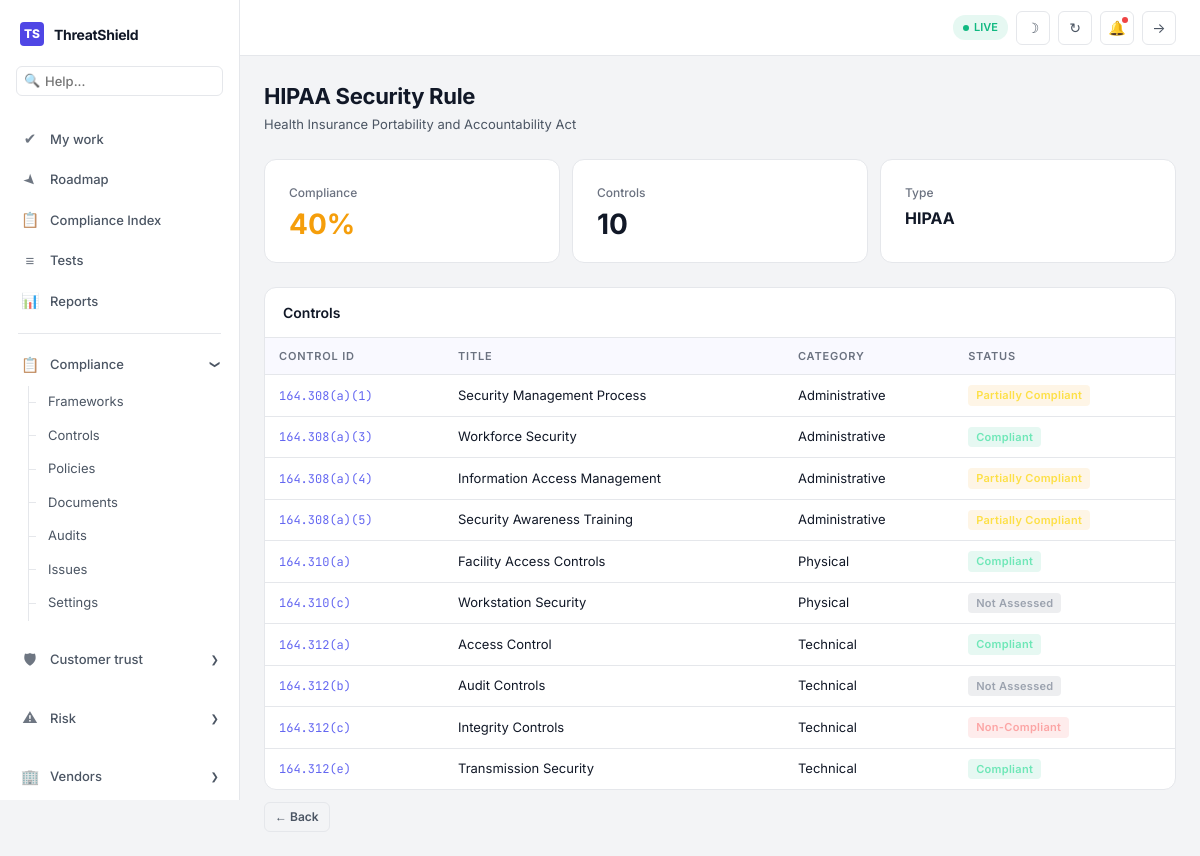
The app's page /compliance/5/ (signed in) with its own data.
### compliance/models.py (models this page shows, shortened)
class ComplianceFramework(models.Model):
    FRAMEWORK_TYPES = [
        ('ISO27001', 'ISO 27001'),
        ('GDPR', 'GDPR'),
        ('DPDP', 'DPDP Act (India)'),
        ('SOC2', 'SOC 2'),
        ('HIPAA', 'HIPAA'),
        ('PCIDSS', 'PCI DSS'),
        ('RBI', 'RBI Guidelines'),
        ('NPCI', 'NPCI Standards'),
        ('UIDAI', 'UIDAI/Aadhaar'),
        ('SEBI', 'SEBI Regulations'),
        ('IRDAI', 'IRDAI Guidelines'),
    ]
    name = models.CharField(max_length=200)
    framework_type = models.CharField(max_length=20, choices=FRAMEWORK_TYPES)
    description = models.TextField()
    version = models.CharField(max_length=50, blank=True)
    is_active = models.BooleanField(default=True)
    created_at = models.DateTimeField(auto_now_add=True)
    class Meta:
        ordering = ['name']
    @property
    def compliance_percentage(self):
        total = self.controls.count()
        if total == 0:
            return 0
        compliant = self.controls.filter(status='compliant').count()
        return round((compliant / total) * 100)

class ComplianceControl(models.Model):
    STATUS_CHOICES = [
        ('compliant', 'Compliant'),
        ('non_compliant', 'Non-Compliant'),
        ('partial', 'Partially Compliant'),
        ('not_assessed', 'Not Assessed'),
    ]
    framework = models.ForeignKey(ComplianceFramework, on_delete=models.CASCADE, related_name='controls')
    control_id = models.CharField(max_length=50)
    title = models.CharField(max_length=300)
    description = models.TextField()
    category = models.CharField(max_length=200, blank=True)
    status = models.CharField(max_length=15, choices=STATUS_CHOICES, default='not_assessed')
    mandatory = models.BooleanField(default=True)
    compliance_body = models.CharField(max_length=200, blank=True)
    evidence = models.TextField(blank=True)
    last_audit_date = models.DateTimeField(null=True, blank=True)
    next_audit_date = models.DateTimeField(null=True, blank=True)
    auditor_notes = models.TextField(blank=True)
    created_at = models.DateTimeField(auto_now_add=True)
    updated_at = models.DateTimeField(auto_now=True)
    class Meta:
        ordering = ['control_id']

### compliance/views.py (the view)
# urls.py: path('<int:pk>/', views.framework_detail, name='framework_detail'),
@login_required
def framework_detail(request, pk):
    framework = get_object_or_404(ComplianceFramework, pk=pk)
    controls = framework.controls.all()
    audits = framework.audits.all()[:5]
    context = {
        'framework': framework,
        'controls': controls,
        'audits': audits,
        'compliance_pct': framework.compliance_percentage,
    }
    return render(request, 'compliance/framework_detail.html', context)

### core/models.py (called while the page is built)
    @property
    def is_admin(self):
        return self.role == 'super_admin' or self.user.is_superuser

    @property
    def is_auditor(self):
        return self.role == 'auditor'

### templates/compliance/framework_detail.html (shortened to what this page needs)
{% extends 'base.html' %}
{% load humanize %}
{% block content %}
<div class="page-head"><div><h1>{{ framework.name }}</h1><p>{{ framework.description }}</p></div></div>
<div class="stats-row" style="grid-template-columns:repeat(3,1fr);">
    <div class="stat-card"><div class="sc-label">Compliance</div><div class="sc-value" style="color:{% if compliance_pct >= 70 %}var(--success){% elif compliance_pct >= 40 %}var(--warning){% else %}var(--danger){% endif %};">{{ compliance_pct }}%</div></div>
    <div class="stat-card"><div class="sc-label">Controls</div><div class="sc-value">{{ controls.count }}</div></div>
    <div class="stat-card"><div class="sc-label">Type</div><div class="sc-value" style="font-size:16px;">{{ framework.get_framework_type_display }}</div></div>
</div>
<div class="card"><div class="card-head"><h3>Controls</h3></div><div class="card-body no-pad"><div class="tbl-wrap">
    <table class="tbl">
        <thead><tr><th>Control ID</th><th>Title</th><th>Category</th><th>Status</th></tr></thead>
        <tbody>
            {% for c in controls %}
            <tr>
                <td><span class="mono" style="color:var(--brand-secondary);">{{ c.control_id }}</span></td>
                <td>{{ c.title }}</td>
                <td>{{ c.category }}</td>
                <td><span class="badge badge-{{ c.status }}">{{ c.get_status_display }}</span></td>
            </tr>
            {% endfor %}
        </tbody>
    </table>
</div></div></div>
<a href="{% url 'compliance:framework_list' %}" class="btn btn-ghost btn-sm" style="margin-top:12px;">&larr; Back</a>
{% endblock %}

### static/css/style.css (style rules this page uses)
:root { --bg-base: #F3F4F6; --bg-surface: #FFFFFF; --bg-elevated: #F9FAFB; --bg-hover: #F3F4F6; --bg-input: #FFFFFF; --bg-overlay: rgba(0, 0, 0, 0.4); --text-primary: #111827; --text-secondary: #4B5563; --text-tertiary: #6B7280; --text-inverse: #FFFFFF; --brand-primary: #4F46E5; --brand-secondary: #6366F1; --brand-light: #818CF8; --brand-dark: #3730A3; --success: #10B981; --success-light: #D1FAE5; --success-surface: rgba(16, 185, 129, 0.1); --warning: #F59E0B; --warning-light: #FEF3C7; --warning-surface: rgba(245, 158, 11, 0.1); --danger: #EF4444; --danger-light: #FEE2E2; --danger-surface: rgba(239, 68, 68, 0.1); --info: #3B82F6; --info-surface: rgba(59, 130, 246, 0.1); --severity-critical: #DC2626; --severity-high: #EA580C; --severity-medium: #D97706; --severity-low: #16A34A; --border: #E5E7EB; --border-light: #D1D5DB; --border-focus: #6366F1; --shadow-sm: 0 1px 2px rgba(0,0,0,0.05); --shadow-md: 0 4px 6px -1px rgba(0,0,0,0.1); --shadow-lg: 0 10px 15px -3px rgba(0,0,0,0.1); --sidebar-w: 240px; --header-h: 56px; --radius: 8px; --radius-lg: 12px; }
*, *::before, *::after { box-sizing: border-box; margin: 0; padding: 0; }
html { scroll-behavior: smooth; }
body { font-family: 'Inter', -apple-system, BlinkMacSystemFont, sans-serif; background: var(--bg-base); color: var(--text-primary); line-height: 1.5; font-size: 14px; -webkit-font-smoothing: antialiased; }
a { color: var(--brand-secondary); text-decoration: none; }
.page-head { margin-bottom: 24px; display: flex; justify-content: space-between; align-items: flex-start; }
.page-head h1 { font-size: 22px; font-weight: 700; color: var(--text-primary); letter-spacing: -0.3px; }
.page-head p { font-size: 13px; color: var(--text-secondary); margin-top: 2px; }
.stats-row { display: grid; grid-template-columns: repeat(auto-fit, minmax(200px, 1fr)); gap: 12px; margin-bottom: 24px; }
.stat-card { background: var(--bg-surface); border: 1px solid var(--border); border-radius: var(--radius-lg); padding: 24px; transition: all 0.3s cubic-bezier(0.4, 0, 0.2, 1); position: relative; overflow: hidden; }
.stat-card::after { content: ''; position: absolute; top: -50%; left: -50%; width: 200%; height: 200%; background: radial-gradient(circle at center, var(--brand-primary), transparent 70%); opacity: 0; transition: opacity 0.3s; pointer-events: none; z-index: 0; }
.stat-card .sc-label { font-size: 12px; font-weight: 500; color: var(--text-tertiary); margin-bottom: 8px; display: flex; align-items: center; gap: 6px; }
.stat-card .sc-value { font-size: 28px; font-weight: 700; color: var(--text-primary); line-height: 1; }
.card { background: var(--bg-surface); border: 1px solid var(--border); border-radius: var(--radius-lg); overflow: hidden; }
.card-head { padding: 14px 18px; border-bottom: 1px solid var(--border); display: flex; align-items: center; justify-content: space-between; }
.card-head h3 { font-size: 14px; font-weight: 600; color: var(--text-primary); }
.card-body { padding: 18px; }
.card-body.no-pad { padding: 0; }
.tbl-wrap { overflow-x: auto; }
.tbl { width: 100%; border-collapse: collapse; }
.tbl thead th { padding: 10px 14px; text-align: left; font-size: 11px; font-weight: 600; color: var(--text-tertiary); text-transform: uppercase; letter-spacing: 0.8px; border-bottom: 1px solid var(--border); background: rgba(99, 102, 241, 0.04); white-space: nowrap; }
.tbl tbody tr { border-bottom: 1px solid var(--border); transition: background 0.1s; }
.tbl tbody tr:last-child { border-bottom: none; }
.tbl tbody td { padding: 10px 14px; font-size: 13px; color: var(--text-primary); }
.tbl .mono { font-family: 'JetBrains Mono', monospace; font-size: 12px; }
.badge { display: inline-flex; align-items: center; padding: 2px 8px; border-radius: 4px; font-size: 11px; font-weight: 600; letter-spacing: 0.3px; }
.badge-compliant { background: var(--success-surface); color: #6EE7B7; }
.badge-non_compliant { background: var(--danger-surface); color: #FCA5A5; }
.badge-partial { background: var(--warning-surface); color: #FDE047; }
.badge-not_assessed { background: rgba(107,114,128,0.12); color: #9CA3AF; }
.btn { display: inline-flex; align-items: center; gap: 6px; padding: 8px 16px; border-radius: 6px; font-size: 13px; font-weight: 600; cursor: pointer; border: none; font-family: 'Inter', sans-serif; transition: all 0.15s; text-decoration: none; }
.btn-ghost { background: transparent; border: 1px solid var(--border); color: var(--text-secondary); }
.btn-sm { padding: 5px 10px; font-size: 12px; }

### records on screen
ComplianceFramework: name "HIPAA Security Rule", description "Health Insurance Portability and Accountability Act", count "10", framework_type "HIPAA"
ComplianceControl: control_id "164.308(a)(1)", title "Security Management Process", category "Administrative", status "Partially Compliant"
ComplianceControl: control_id "164.308(a)(3)", title "Workforce Security", category "Administrative", status "Compliant"
ComplianceControl: control_id "164.308(a)(4)", title "Information Access Management", category "Administrative", status "Partially Compliant"
ComplianceControl: control_id "164.308(a)(5)", title "Security Awareness Training", category "Administrative", status "Partially Compliant"
ComplianceControl: control_id "164.310(a)", title "Facility Access Controls", category "Physical", status "Compliant"
ComplianceControl: control_id "164.310(c)", title "Workstation Security", category "Physical", status "Not Assessed"
ComplianceControl: control_id "164.312(a)", title "Access Control", category "Technical", status "Compliant"
ComplianceControl: control_id "164.312(b)", title "Audit Controls", category "Technical", status "Not Assessed"
ComplianceControl: control_id "164.312(c)", title "Integrity Controls", category "Technical", status "Non-Compliant"
ComplianceControl: control_id "164.312(e)", title "Transmission Security", category "Technical", status "Compliant"

### other values on screen
{{ compliance_pct }} "40"
